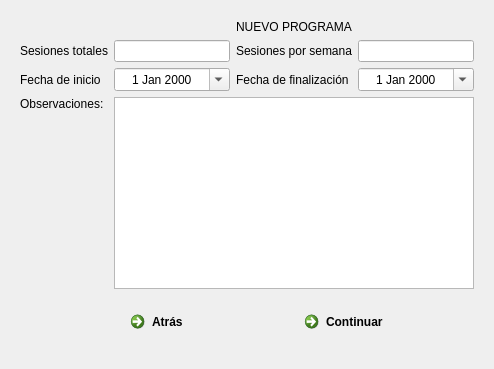
                 <widget class="QWidget" name="page_6">
                  <layout class="QGridLayout" name="gridLayout_17">
                   <item row="0" column="0">
                    <widget class="QWidget" name="widget_4" native="true">
                     <property name="sizePolicy">
                      <sizepolicy hsizetype="Maximum" vsizetype="Preferred">
                       <horstretch>0</horstretch>
                       <verstretch>0</verstretch>
                      </sizepolicy>
                     </property>
                     <property name="maximumSize">
                      <size>
                       <width>600</width>
                       <height>16777215</height>
                      </size>
                     </property>
                     <layout class="QGridLayout" name="gridLayout_6">
                      <item row="1" column="0">
                       <widget class="QLabel" name="label_9">
                        <property name="text">
                         <string>Sesiones totales</string>
                        </property>
                       </widget>
                      </item>
                      <item row="1" column="3">
                       <widget class="QLineEdit" name="lineEdit_7">
                        <property name="alignment">
                         <set>Qt::AlignCenter</set>
                        </property>
                       </widget>
                      </item>
                      <item row="2" column="3">
                       <widget class="QDateEdit" name="dateEdit_3">
                        <property name="alignment">
                         <set>Qt::AlignCenter</set>
                        </property>
                        <property name="calendarPopup">
                         <bool>true</bool>
                        </property>
                       </widget>
                      </item>
                      <item row="3" column="0">
                       <widget class="QLabel" name="label_15">
                        <property name="text">
                         <string>Observaciones:</string>
                        </property>
                        <property name="alignment">
                         <set>Qt::AlignLeading|Qt::AlignLeft|Qt::AlignTop</set>
                        </property>
                       </widget>
                      </item>
                      <item row="2" column="0">
                       <widget class="QLabel" name="label_13">
                        <property name="text">
                         <string>Fecha de inicio</string>
                        </property>
                       </widget>
                      </item>
                      <item row="3" column="1" colspan="3">
                       <widget class="QTextEdit" name="textEdit_2">
                        <property name="sizePolicy">
                         <sizepolicy hsizetype="Expanding" vsizetype="Maximum">
                          <horstretch>0</horstretch>
                          <verstretch>0</verstretch>
                         </sizepolicy>
                        </property>
                       </widget>
                      </item>
                      <item row="2" column="2">
                       <widget class="QLabel" name="label_14">
                        <property name="text">
                         <string>Fecha de finalización</string>
                        </property>
                       </widget>
                      </item>
                      <item row="1" column="1">
                       <widget class="QLineEdit" name="lineEdit_4">
                        <property name="alignment">
                         <set>Qt::AlignCenter</set>
                        </property>
                       </widget>
                      </item>
                      <item row="1" column="2">
                       <widget class="QLabel" name="label_12">
                        <property name="text">
                         <string>Sesiones por semana</string>
                        </property>
                       </widget>
                      </item>
                      <item row="2" column="1">
                       <widget class="QDateEdit" name="dateEdit_2">
                        <property name="alignment">
                         <set>Qt::AlignCenter</set>
                        </property>
                        <property name="calendarPopup">
                         <bool>true</bool>
                        </property>
                       </widget>
                      </item>
                      <item row="4" column="1" colspan="3">
                       <widget class="QWidget" name="widget_6" native="true">
                        <property name="sizePolicy">
                         <sizepolicy hsizetype="Preferred" vsizetype="Maximum">
                          <horstretch>0</horstretch>
                          <verstretch>0</verstretch>
                         </sizepolicy>
                        </property>
                        <layout class="QGridLayout" name="gridLayout_10">
                         <item row="0" column="1">
                          <widget class="QCommandLinkButton" name="commandLinkButton_5">
                           <property name="sizePolicy">
                            <sizepolicy hsizetype="Preferred" vsizetype="Maximum">
                             <horstretch>0</horstretch>
                             <verstretch>0</verstretch>
                            </sizepolicy>
                           </property>
                           <property name="text">
                            <string>Continuar</string>
                           </property>
                           <property name="icon">
                            <iconset>
                             <normaloff>icons/126466-multimedia-collection/png/next-1.png</normaloff>icons/126466-multimedia-collection/png/next-1.png</iconset>
                           </property>
                          </widget>
                         </item>
                         <item row="0" column="0">
                          <widget class="QCommandLinkButton" name="commandLinkButton_6">
                           <property name="text">
                            <string>Atrás</string>
                           </property>
                           <property name="icon">
                            <iconset>
                             <normaloff>icons/126466-multimedia-collection/png/back.png</normaloff>icons/126466-multimedia-collection/png/back.png</iconset>
                           </property>
                          </widget>
                         </item>
                        </layout>
                       </widget>
                      </item>
                      <item row="0" column="1" colspan="3">
                       <widget class="QLabel" name="label_8">
                        <property name="sizePolicy">
                         <sizepolicy hsizetype="Preferred" vsizetype="Maximum">
                          <horstretch>0</horstretch>
                          <verstretch>0</verstretch>
                         </sizepolicy>
                        </property>
                        <property name="text">
                         <string>NUEVO PROGRAMA</string>
                        </property>
                        <property name="alignment">
                         <set>Qt::AlignCenter</set>
                        </property>
                       </widget>
                      </item>
                     </layout>
                    </widget>
                   </item>
                  </layout>
                 </widget>
